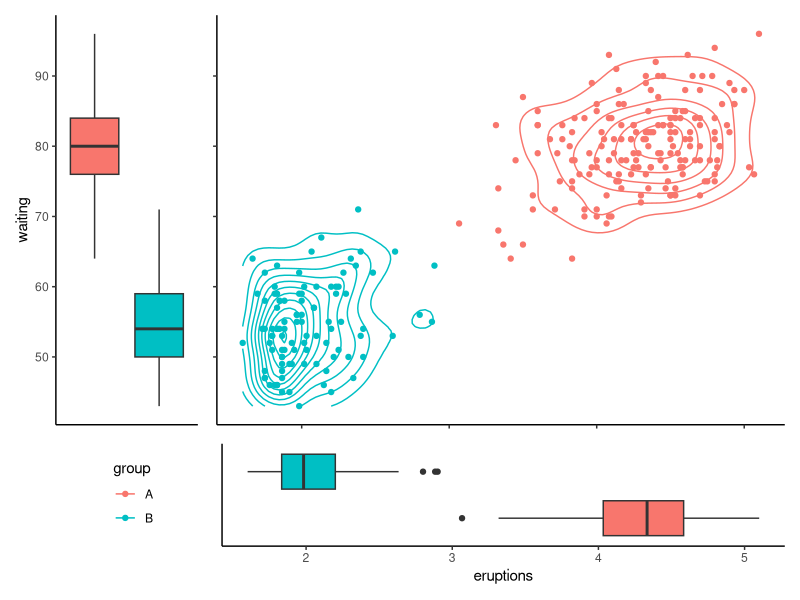

Reproduce this figure in R.
library(tidyverse)
library(patchwork)
library(ggpubr)
faithful <- mutate(faithful, group = ifelse(eruptions > 3, "A", "B"))
scatterplot <- ggplot(faithful, aes(eruptions, waiting, color = group)) +
  geom_point() +
  geom_density_2d() +
  theme_classic() +
  theme(axis.text = element_blank(), axis.title = element_blank())
legend <- as_ggplot(get_legend(scatterplot))
scatterplot <- scatterplot + theme(legend.position = "none")
boxplot_left <- ggplot(faithful, aes(group, waiting, fill = group)) +
  geom_boxplot() +
  theme_classic() +
  theme(legend.position = "none", axis.ticks.x = element_blank(),
        axis.text.x = element_blank(), axis.title.x = element_blank())
boxplot_bottom <- ggplot(faithful, aes(group, eruptions, fill = group)) +
  geom_boxplot() +
  theme_classic() +
  theme(legend.position = "none", axis.ticks.y = element_blank(),
        axis.text.y = element_blank(), axis.title.y = element_blank()) +
  coord_flip()

top <- wrap_plots(boxplot_left, scatterplot, ncol = 2, widths = c(0.2, 0.8))
bottom <- wrap_plots(legend, boxplot_bottom, ncol = 2, widths = c(0.22, 0.8))
final <- wrap_plots(top, bottom, nrow = 2, heights = c(0.8, 0.2))
final
